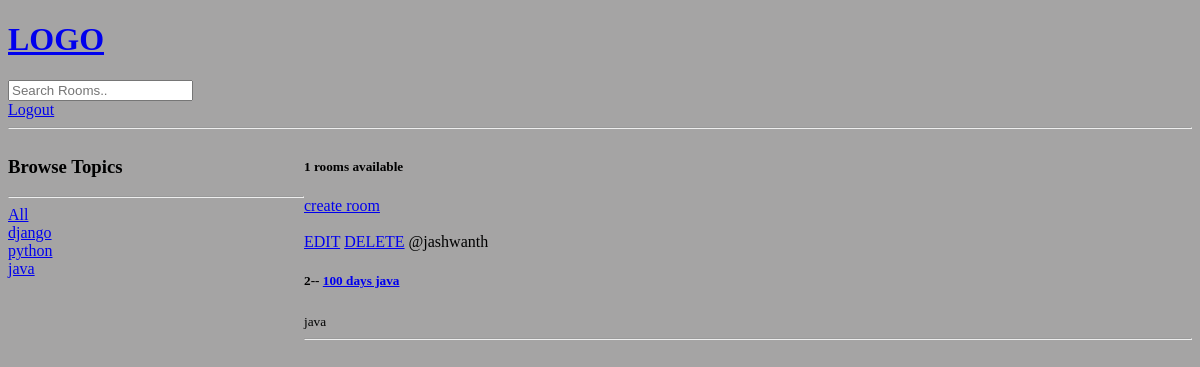
Page / (signed in) on the earlier database version.
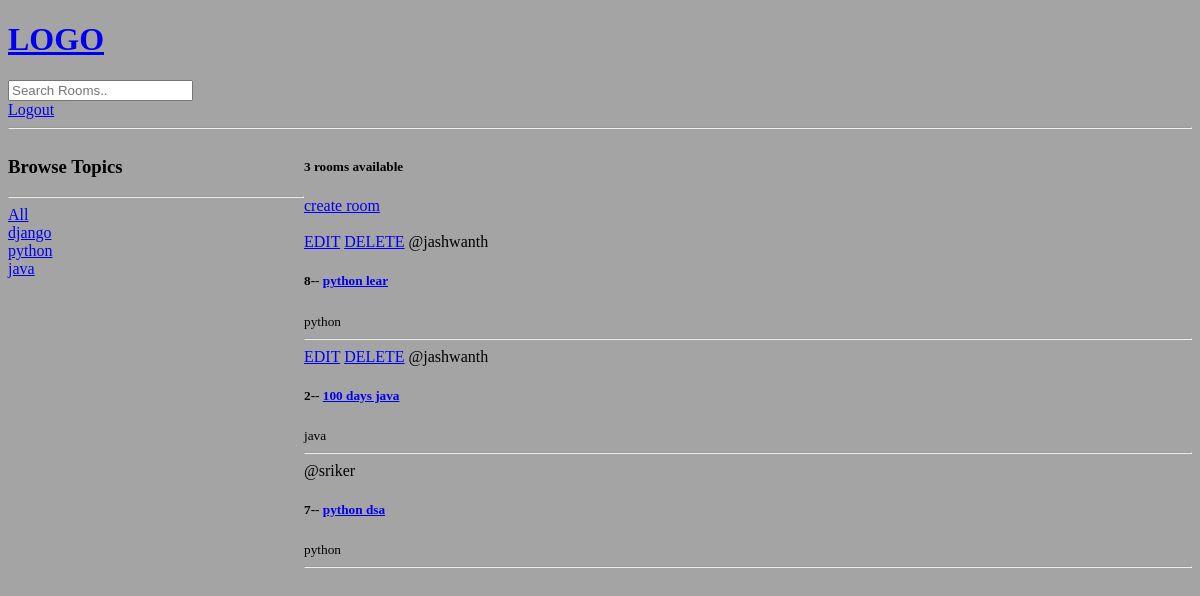
Same page on the later database version.
### base/models.py (models this page shows, shortened)
class Topic(models.Model):
    name = models.CharField(max_length=200)

class Room(models.Model):
    host = models.ForeignKey(User,on_delete=models.SET_NULL,null=True)
    topic =models.ForeignKey(Topic,on_delete = models.SET_NULL,null=True)
    name = models.CharField(max_length=200)
    discription= models.TextField(null=True,blank=True)
    update= models.DateTimeField(auto_now=True)
    created = models.DateTimeField(auto_now_add=True)
    class Meta:
        ordering = ['-update','-created']

### base/views.py (the view)
# urls.py: path('',views.home,name='home'),
def home(request):
    q =request.GET.get('q') if request.GET.get('q') != None else ''
    rooms = Room.objects.filter(
        Q(topic__name__icontains= q) | Q(name__icontains = q) | Q(discription__icontains=q) | Q(host__username__icontains= q)
        )
    topics = Topic.objects.all()
    room_count = rooms.count()
    context = {'rooms':rooms , 'topics':topics , 'room_count': room_count}
    return render(request,'base/home.html',context)

### base/templates/base/home.html (shortened to what this page needs)
{% extends 'main.html' %}
{% block body %}
<div class="home-container">
    <div>
        <h3>Browse Topics</h3>
        <hr>
        <a href="{% url 'home'%}">All</a><br>
        {%for topics in topics %}
           <a href="{% url 'home'%}?q={{topics.name}}">{{ topics.name }}</a>
           <br>
        {% endfor %}
    </div>
        <div>
            <h5>{{ room_count }} rooms available</h5>
            <a href="{% url 'create-room'  %}">create room</a><br><br>
            <div>
                {% for room in rooms %}
                {% if request.user != room.host %}
                {% else %}
                <a href="{% url 'update-room' room.id %}">EDIT</a>
                <a href="{% url 'delete-room' room.id %}">DELETE</a>
                {% endif %}
                <span>@{{ room.host.username }}</span>
                <h5>{{ room.id}}-- <a href="{% url 'room' room.id %}"> {{ room.name }}</a></h5>
                <small>{{ room.topic.name}}</small>
                <hr>
                {% endfor %}
            </div>
        </div>
    </div>
{% endblock %}

Differences in the rows shown:
added Room: shows "EDIT", host.username "jashwanth", id "8", name "python lear", topic.name "python"
added Room: host.username "sriker", id "7", name "python dsa", topic.name "python"
Other differences:
{{ room_count }}: "1" → "3"
